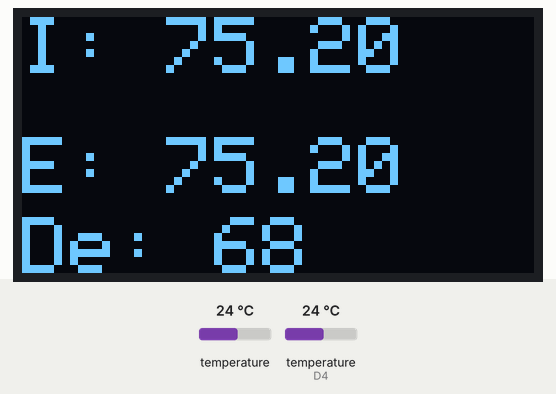
Simulated run of this sketch. Board: ESP8266 (NodeMCU). On the bench: 128×64 one-colour display. Inputs (shaded band) come from the test bench; at power-on: temperature 24 °C, temperature (sensor on D4) 24 °C. WiFi joins after 1.5 s; servers stay silent unless stated; the display library's start-up logo is not drawn; what the sketch prints to the serial monitor is not drawn.

Above: at 3.7 s.
3.8 s: temperature (sensor 0) set to 12 °C
At 5.8 s:
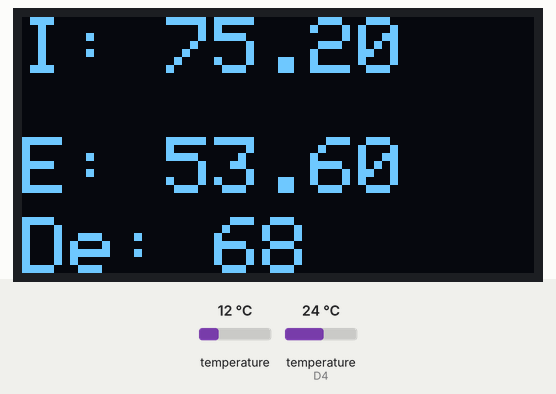
6.1 s: temperature (sensor on D4) set to 12 °C
At 6.5 s:
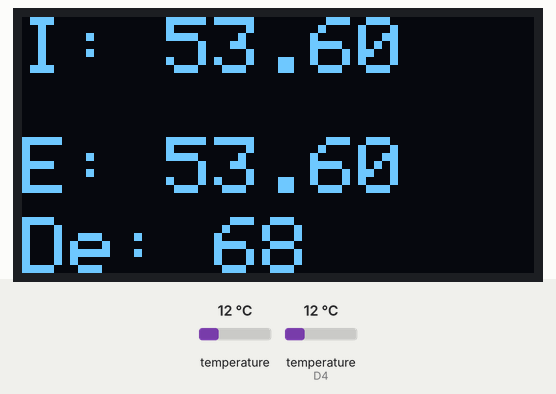
8.4 s: temperature (sensor 0) set to 19 °C
At 10.3 s:
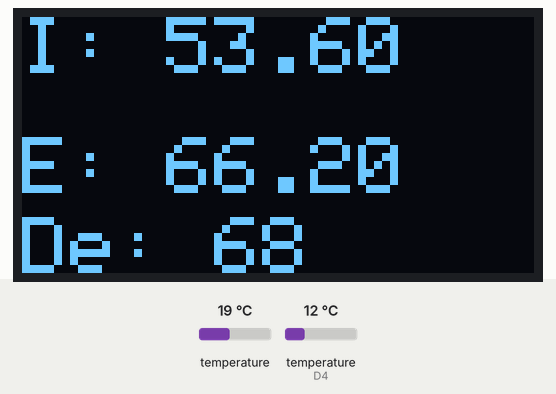
10.8 s: temperature (sensor on D4) set to 19 °C
At 12.3 s:
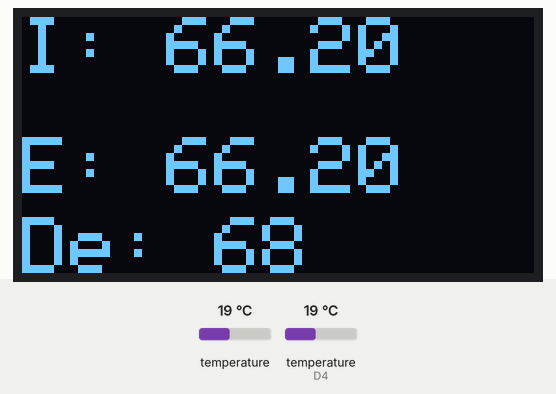
13.1 s: temperature (sensor 0) set to 28 °C
At 14.9 s:
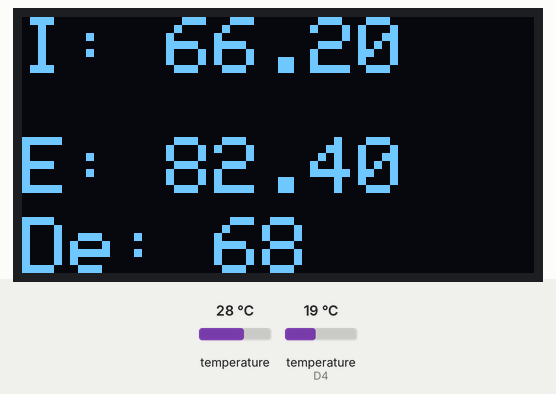
15.5 s: temperature (sensor on D4) set to 28 °C
At 16.8 s:
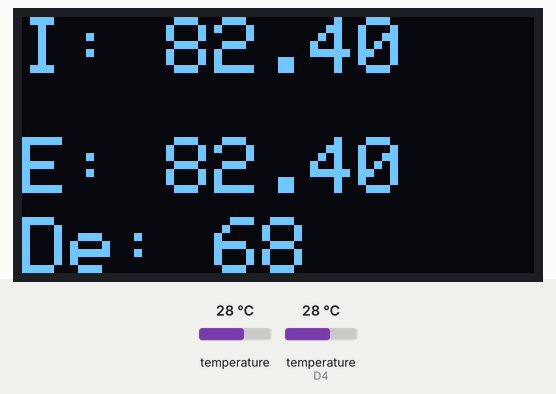
Timing chart, 0 to 18.5 s (numbered marks = the images above; inputs shaded):
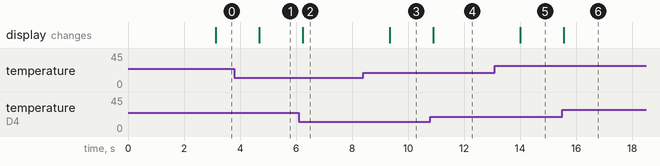

The sketch:

TemperaturePostNginx.ino
```cpp
// Import required libraries
#include <ESP8266WiFi.h>
#include <ESP8266HTTPClient.h>
#include <OneWire.h>
#include <DallasTemperature.h>
#include <SPI.h>
#include <Wire.h>
#include <Adafruit_GFX.h>
#include <Adafruit_SSD1306.h>
#include <CircularBuffer.h>

#define OLED_RESET 4
Adafruit_SSD1306 display(OLED_RESET);

// WiFi parameters
const char* ssid = "";
const char* password = "";
const String probe_name = "house";
const int delay_minutes = 15;
const String server = "";
float lastReading = 0;
float tolerance = 1.0F;
float desiredTemperature = 68;
HTTPClient http;
unsigned long readingTime = millis() + 60000UL;

// Setup a oneWire instance to communicate with any OneWire devices (not just Maxim/Dallas temperature ICs)
OneWire oneWire(D4);
OneWire oneWire2(D3);

DallasTemperature sensors(&oneWire);
DallasTemperature sensor2(&oneWire2);

void setup(void)
{
  // Start Serial
  Serial.begin(115200);
  Wire.begin(D5, D6);
  display.begin(SSD1306_SWITCHCAPVCC, 0x3C);  // initialize with the I2C addr 0x3D (for the 128x64)
  display.display();

  // Connect to WiFi
  WiFi.hostname("basementtemp");
  WiFi.begin(ssid, password);
  while (WiFi.status() != WL_CONNECTED) {
    delay(500);
    Serial.print(".");
  }
  sensors.begin();
  Serial.println("");
  Serial.println("WiFi connected");

  // Print the IP address
  Serial.println(WiFi.localIP());
  display.setTextSize(2);
  display.setTextColor(WHITE);
}

void loop() {

  if ((long)(millis() - readingTime) >= 0) {
    readingTime += 10000UL;
    lastReading = toFahrenheit(sensors.getTempCByIndex(0));
    if (abs(lastReading - desiredTemperature) > tolerance) {

    }
  }
sensors.requestTemperatures(); // Send the command to get temperatures
  sensor2.requestTemperatures(); // Send the command to get temperatures
  display.setCursor(0, 0);
  display.clearDisplay();
  display.print("I: ");
  display.println(toFahrenheit(sensors.getTempCByIndex(0)));
  display.setCursor(0, 30);
  display.print("E: ");
  display.println(toFahrenheit(sensor2.getTempCByIndex(0)));
  display.setCursor(0, 50);
  display.println("De: 68");
  display.display();
}

float toFahrenheit(float celsius) {
  return (celsius * 9 / 5) + 32;
}
```

Measured:
- after the input at 3.8 s, the display: changes after 0.88 s (image 1)
- after the input at 6.1 s, the display: changes after 0.14 s (image 2)
- after the input at 8.4 s, the display: changes after 0.94 s (image 3)
- after the input at 10.8 s, the display: changes after 0.10 s (image 4)
- after the input at 13.1 s, the display: changes after 0.90 s (image 5)
- after the input at 15.5 s, the display: changes after 0.06 s (image 6)
